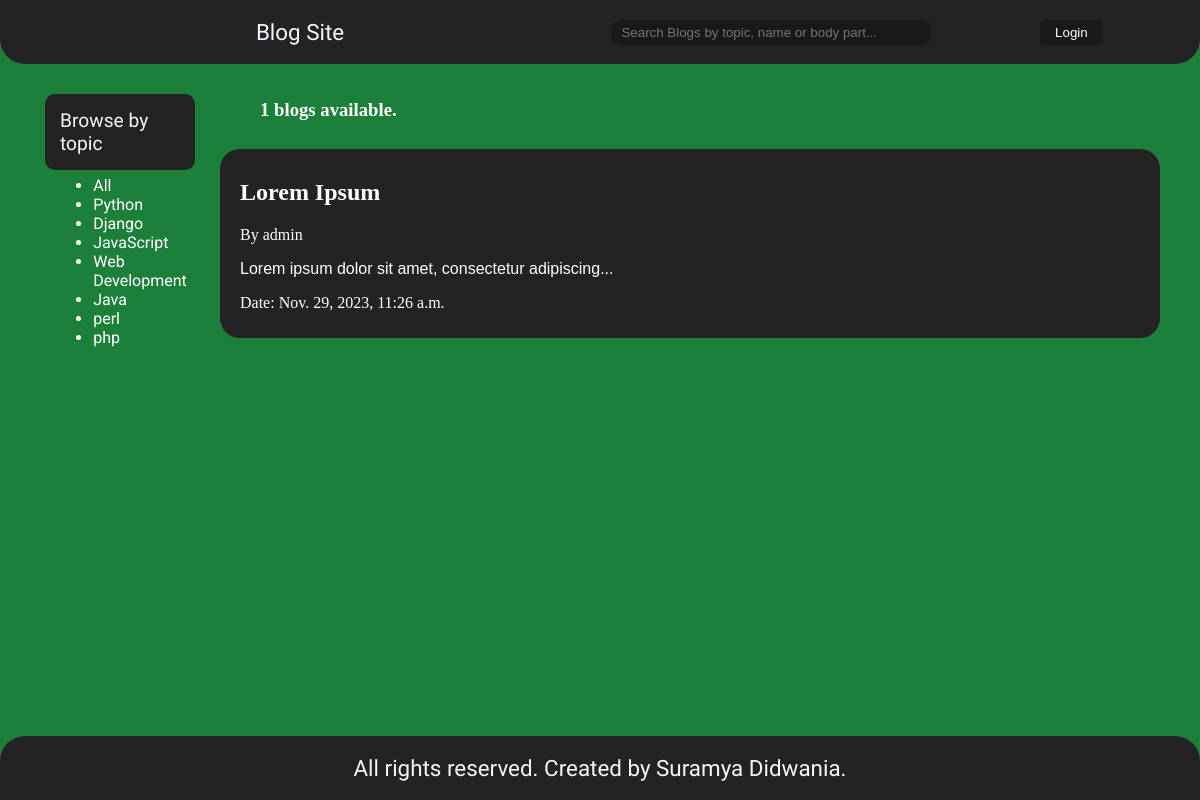
/blogs?q=Python, run on the app's committed database.
### blogs/models.py (models this page shows, shortened)
class topic(models.Model):
    topicname = models.CharField(max_length=20)

class blog(models.Model):
    title = models.CharField(max_length=50)
    slug = models.CharField(max_length=30)
    body = models.TextField()
    date = models.DateTimeField(default=timezone.now)
    thumb = models.ImageField(upload_to="thumbnails",blank=True)
    topicname = models.ForeignKey(topic,on_delete=models.SET_NULL,null=True)
    author = models.TextField(blank=False,default='admin')
    def bodypart(self):
        return self.body[:50]

### blogs/views.py (the view)
# urls.py: path('blogs',views.bloglist,name='blogs'),
def bloglist(request):
    if request.GET.get('q')!=None:
        topicname = request.GET.get('q')
    else:
        topicname = ''
    blogs = blog.objects.all().filter(
        Q(topicname__topicname__icontains=topicname) |
        Q(title__icontains = topicname) |
        Q(body__icontains=topicname)
        )
    num_blogs = blogs.count()
    topics = topic.objects.all()
    return render(request, 'bloglist.html', {'blogs':blogs,'topics':topics,'num_blogs':num_blogs})

### blogs/templates/bloglist.html
{% extends 'base_layout.html' %}
{% block content %}
<div class="bloglist">
    <div class="browse">
        <p style="
            color: black;
            font-family: 'Exo 2', sans-serif;
            position: absolute;
            top: 0px;
            width: inherit;
            font-size: larger;
            background-color: rgb(36,34,34);
            border-radius: 10px;
            color: aliceblue;
            padding: 15px 15px;">Browse by topic
        </p>
        <ul style="
            position: absolute;
            top: 85px;
            font-family: 'Roboto',sans-serif;
        ">
            <li>
                <a href="{% url 'blogs' %}">
                    All
                </a>
            </li>
            {% for topic in topics %}
                <li>
                    <a href="{% url 'blogs' %}?q={{topic.topicname}}">
                        {{ topic.topicname }}
                    </a>
                </li>
            {% endfor %}
        </ul>
    </div>
    <div class="posts">
        <h3 style="margin-left: 20px;">{{num_blogs}} blogs available.</h3>
        {% for blog in blogs %}
        <div class="blog-post">
            <a href="{% url 'blogpage' blog.slug %}">
            <h2 class="blog-post-title" style="font-family: Merryweather;">{{ blog.title }}</h2>
            </a>
            <p>By {{ blog.author }}</p>
            <p style="font-family: sans-serif;">{{blog.bodypart}}...</p>
            <p style="font-family: playfair display;">Date: {{blog.date}}</p>
        </div>
        {% endfor %}
    </div>
</div>
{% endblock%}

### blogs/static/styling/style.css (style rules this page uses)
body { color: white; background-color: rgb(29, 128, 58); background-size: cover; margin: 0px; width: 100vw; }
a { color: white; text-decoration: none; }
.posts { display: grid; grid-template-columns: 1fr; row-gap: 10px; padding-top: 10vh; position: relative; margin-left: 20vw; padding-bottom: 10vh; }
.blog-post { background-color: rgb(36, 34, 34); width: 75vw; justify-self: center; overflow-wrap: normal; border-radius: 20px; padding: 10px 20px; transition: 0.5s ease; position: relative; right: 20px; }
.bloglist { display: grid; grid-template-columns: 1.5fr 7.5fr; column-gap: 10px; margin-bottom: 20px; }
.browse { margin-right: 20px; position: fixed; top: 75px; display: flex; justify-content: center; align-items: center; flex-direction: column; left: 5vw; width: 10vw; }

### data on the page
topic: topicname "Python"
topic: topicname "Django"
topic: topicname "JavaScript"
topic: topicname "Web Development"
topic: topicname "Java"
topic: topicname "perl"
topic: topicname "php"
blog: title "Lorem Ipsum", author "admin", bodypart "Lorem ipsum dolor sit amet, consectetur adipiscing", date "Nov. 29, 2023, 11:26 a.m."

### other printed values
{{ num_blogs }} "1"
